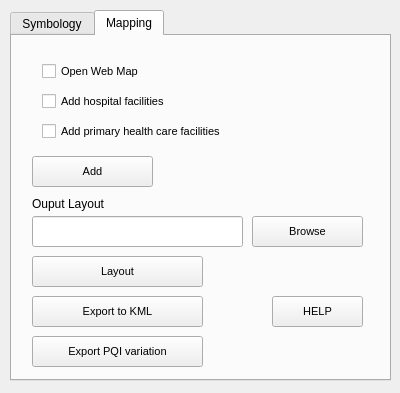
<?xml version="1.0" encoding="UTF-8"?>
<ui version="4.0">
 <class>HcqiToolDialogBase</class>
 <widget class="QDialog" name="HcqiToolDialogBase">
  <property name="geometry">
   <rect>
    <x>0</x>
    <y>0</y>
    <width>400</width>
    <height>393</height>
   </rect>
  </property>
  <property name="windowTitle">
   <string>HCQI Tool</string>
  </property>
  <widget class="QTabWidget" name="tabWidget">
   <property name="geometry">
    <rect>
     <x>10</x>
     <y>10</y>
     <width>381</width>
     <height>371</height>
    </rect>
   </property>
   <property name="currentIndex">
    <number>1</number>
   </property>
   <widget class="QWidget" name="tab">
    <attribute name="title">
     <string>Symbology</string>
    </attribute>
    <widget class="QPushButton" name="pushButton">
     <property name="geometry">
      <rect>
       <x>220</x>
       <y>310</y>
       <width>111</width>
       <height>31</height>
      </rect>
     </property>
     <property name="text">
      <string>Classify</string>
     </property>
    </widget>
    <widget class="QGroupBox" name="groupBox">
     <property name="geometry">
      <rect>
       <x>10</x>
       <y>220</y>
       <width>351</width>
       <height>81</height>
      </rect>
     </property>
     <property name="title">
      <string>Style</string>
     </property>
     <widget class="QLabel" name="label_3">
      <property name="geometry">
       <rect>
        <x>20</x>
        <y>50</y>
        <width>91</width>
        <height>16</height>
       </rect>
      </property>
      <property name="text">
       <string>Color Ramp</string>
      </property>
     </widget>
     <widget class="QLabel" name="label_2">
      <property name="geometry">
       <rect>
        <x>20</x>
        <y>20</y>
        <width>61</width>
        <height>16</height>
       </rect>
      </property>
      <property name="text">
       <string>Style</string>
      </property>
     </widget>
     <widget class="QComboBox" name="comboBox_2">
      <property name="geometry">
       <rect>
        <x>180</x>
        <y>20</y>
        <width>141</width>
        <height>21</height>
       </rect>
      </property>
     </widget>
     <widget class="QComboBox" name="comboBox_3">
      <property name="geometry">
       <rect>
        <x>180</x>
        <y>50</y>
        <width>141</width>
        <height>21</height>
       </rect>
      </property>
     </widget>
    </widget>
    <widget class="QGroupBox" name="groupBox_2">
     <property name="geometry">
      <rect>
       <x>10</x>
       <y>10</y>
       <width>351</width>
       <height>80</height>
      </rect>
     </property>
     <property name="title">
      <string>GroupBox</string>
     </property>
     <widget class="QLabel" name="label_7">
      <property name="geometry">
       <rect>
        <x>20</x>
        <y>20</y>
        <width>81</width>
        <height>21</height>
       </rect>
      </property>
      <property name="text">
       <string>Level</string>
      </property>
     </widget>
     <widget class="QLabel" name="label">
      <property name="geometry">
       <rect>
        <x>20</x>
        <y>50</y>
        <width>81</width>
        <height>21</height>
       </rect>
      </property>
      <property name="text">
       <string>Attribute</string>
      </property>
     </widget>
     <widget class="QComboBox" name="comboBox_5">
      <property name="geometry">
       <rect>
        <x>180</x>
        <y>20</y>
        <width>141</width>
        <height>21</height>
       </rect>
      </property>
     </widget>
     <widget class="QComboBox" name="comboBox">
      <property name="geometry">
       <rect>
        <x>180</x>
        <y>50</y>
        <width>141</width>
        <height>21</height>
       </rect>
      </property>
     </widget>
    </widget>
    <widget class="QGroupBox" name="groupBox_3">
     <property name="geometry">
      <rect>
       <x>10</x>
       <y>90</y>
       <width>351</width>
       <height>111</height>
      </rect>
     </property>
     <property name="title">
      <string>Filters</string>
     </property>
     <widget class="QLabel" name="label_9">
      <property name="geometry">
       <rect>
        <x>20</x>
        <y>20</y>
        <width>81</width>
        <height>21</height>
       </rect>
      </property>
      <property name="text">
       <string>PQI</string>
      </property>
     </widget>
     <widget class="QComboBox" name="comboBox_6">
      <property name="geometry">
       <rect>
        <x>180</x>
        <y>20</y>
        <width>141</width>
        <height>21</height>
       </rect>
      </property>
     </widget>
     <widget class="QLabel" name="label_10">
      <property name="geometry">
       <rect>
        <x>20</x>
        <y>50</y>
        <width>81</width>
        <height>21</height>
       </rect>
      </property>
      <property name="text">
       <string>Year</string>
      </property>
     </widget>
     <widget class="QComboBox" name="comboBox_7">
      <property name="geometry">
       <rect>
        <x>180</x>
        <y>50</y>
        <width>141</width>
        <height>21</height>
       </rect>
      </property>
     </widget>
     <widget class="QLabel" name="label_11">
      <property name="geometry">
       <rect>
        <x>20</x>
        <y>80</y>
        <width>81</width>
        <height>21</height>
       </rect>
      </property>
      <property name="text">
       <string>Codification</string>
      </property>
     </widget>
     <widget class="QComboBox" name="comboBox_8">
      <property name="geometry">
       <rect>
        <x>180</x>
        <y>80</y>
        <width>141</width>
        <height>21</height>
       </rect>
      </property>
     </widget>
    </widget>
   </widget>
   <widget class="QWidget" name="tab_2">
    <attribute name="title">
     <string>Mapping</string>
    </attribute>
    <widget class="QCheckBox" name="checkBox">
     <property name="geometry">
      <rect>
       <x>30</x>
       <y>20</y>
       <width>151</width>
       <height>31</height>
      </rect>
     </property>
     <property name="font">
      <font>
       <pointsize>8</pointsize>
      </font>
     </property>
     <property name="text">
      <string>Open Web Map</string>
     </property>
    </widget>
    <widget class="QPushButton" name="pushButton_3">
     <property name="geometry">
      <rect>
       <x>260</x>
       <y>260</y>
       <width>91</width>
       <height>31</height>
      </rect>
     </property>
     <property name="font">
      <font>
       <pointsize>8</pointsize>
      </font>
     </property>
     <property name="text">
      <string>HELP</string>
     </property>
    </widget>
    <widget class="QPushButton" name="pushButton_4">
     <property name="geometry">
      <rect>
       <x>20</x>
       <y>120</y>
       <width>121</width>
       <height>31</height>
      </rect>
     </property>
     <property name="font">
      <font>
       <pointsize>8</pointsize>
      </font>
     </property>
     <property name="text">
      <string>Add</string>
     </property>
    </widget>
    <widget class="QPushButton" name="pushButton_2">
     <property name="geometry">
      <rect>
       <x>20</x>
       <y>220</y>
       <width>171</width>
       <height>31</height>
      </rect>
     </property>
     <property name="font">
      <font>
       <pointsize>8</pointsize>
      </font>
     </property>
     <property name="text">
      <string>Layout</string>
     </property>
    </widget>
    <widget class="QPushButton" name="pushButton_5">
     <property name="geometry">
      <rect>
       <x>20</x>
       <y>260</y>
       <width>171</width>
       <height>31</height>
      </rect>
     </property>
     <property name="font">
      <font>
       <pointsize>8</pointsize>
      </font>
     </property>
     <property name="text">
      <string>Export to KML</string>
     </property>
    </widget>
    <widget class="QLineEdit" name="lineEdit">
     <property name="geometry">
      <rect>
       <x>20</x>
       <y>180</y>
       <width>211</width>
       <height>31</height>
      </rect>
     </property>
    </widget>
    <widget class="QLabel" name="label_8">
     <property name="geometry">
      <rect>
       <x>20</x>
       <y>160</y>
       <width>121</width>
       <height>16</height>
      </rect>
     </property>
     <property name="text">
      <string>Ouput Layout</string>
     </property>
    </widget>
    <widget class="QPushButton" name="pushButton_7">
     <property name="geometry">
      <rect>
       <x>240</x>
       <y>180</y>
       <width>111</width>
       <height>31</height>
      </rect>
     </property>
     <property name="font">
      <font>
       <pointsize>8</pointsize>
      </font>
     </property>
     <property name="text">
      <string>Browse</string>
     </property>
    </widget>
    <widget class="QCheckBox" name="checkBox_2">
     <property name="geometry">
      <rect>
       <x>30</x>
       <y>50</y>
       <width>331</width>
       <height>31</height>
      </rect>
     </property>
     <property name="font">
      <font>
       <pointsize>8</pointsize>
      </font>
     </property>
     <property name="text">
      <string>Add hospital facilities</string>
     </property>
    </widget>
    <widget class="QCheckBox" name="checkBox_3">
     <property name="geometry">
      <rect>
       <x>30</x>
       <y>80</y>
       <width>321</width>
       <height>31</height>
      </rect>
     </property>
     <property name="font">
      <font>
       <pointsize>8</pointsize>
      </font>
     </property>
     <property name="text">
      <string>Add primary health care facilities</string>
     </property>
    </widget>
    <widget class="QPushButton" name="pushButton_6">
     <property name="geometry">
      <rect>
       <x>20</x>
       <y>300</y>
       <width>171</width>
       <height>31</height>
      </rect>
     </property>
     <property name="font">
      <font>
       <pointsize>8</pointsize>
      </font>
     </property>
     <property name="text">
      <string>Export PQI variation</string>
     </property>
    </widget>
   </widget>
  </widget>
 </widget>
 <resources/>
 <connections/>
</ui>
